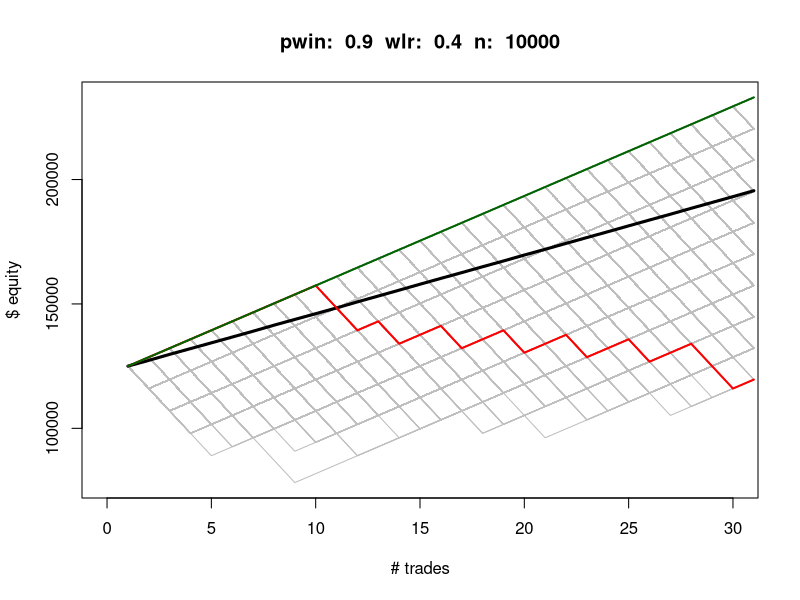

This chart was generated by the following R code:
# Try to simulate some equity curves given P(win) and Avg Win size
# Inputs:
#   number of trades per curve
#   number of curves
#   probability of winning
#   profit factor -OR- (average win size + average loss size) -OR- W:L
#   whether wins/losses are in $ or %
#   dollar multiplier of W:L if W:L in $ 
#     (e.g. each trade wins $50 and loses $100 if W:L is 0.5 and mult is 100)
#   max loss per trade if W:L in % 
#     (e.g. each trade wins 5% and loses 10% if W:L is 0.5 max loss is 10)
#   starting equity
# Risk of ruin inputs:
#   Loss level % (be clear what this is: losing X% or having X% remaining)
# Outputs:
#   Basic statistical analysis of all curve results
#   Basic statistical analysis of drawdowns by time
#     answer the question: "how hard is this to stick to when times are bad?"
#   Basic statistical analysis of drawdowns by amount
#     answer the question: "how pissed would people be looking at results?"
#   Graph of random sample of X curves
# Risk of ruin outputs:
#   Risk of ever experiencing loss level % from any given point on curve
#   Risk of ever experiencing loss level % of starting capital

library('zoo')
library('xts')

pwin   = 0.9
wlr    = 0.4
#avg_w  = 2
#avg_l  = 5
if (wlr < 1) {
  avg_w = 1
  avg_l = (1/wlr)
} else {
  avg_w = wlr
  avg_l = 1
}
#wlr    = avg_w / avg_l
#profac = wlr * (pwin/(1-pwin))
d_mult = 3600           # d mode: dollars won per trade. loss = d_mult / wlr
maxpct = 4              # f mode: max % loss on the losing trades
f_mult = maxpct / avg_l # use this to sync wlr w/ max loss % on a trade
ncurve = 10000
ntrade = 30
d_or_f = 'd'            # dollars or fixed fractional risk mode
equity = 125000

probs  = runif(ncurve * ntrade)
probs  = matrix(probs, nrow=ntrade, ncol=ncurve)

trades = probs
if (d_or_f == "d") {
  trades[probs <= pwin] = avg_w * d_mult
  trades[probs > pwin]  = avg_l * d_mult * (-1)
} else {
  trades[probs <= pwin] = f_mult * avg_w / 100
  trades[probs > pwin]  = f_mult * avg_l / 100 * (-1)
}

curves = rep(equity, ncurve)
temp   = rbind(curves, trades)
#curves = rollapply(curves, 1, sum) # not this easy

# rollapply is unusably slow as used below
# brute force is easier than going to get RcppRoll and trying again
excel_roll_sum = function(x) {
  y = x
  for (i in 1:length(x)) { y[i] = rollapply(x, i, sum)[1]}
  return(y)
}

excel_roll_sum2 = function(x) {
  for (i in 1:(length(x)-1)) { 
    x[i+1] = x[i]+x[i+1]
  }
  return(x)
}

excel_roll_mult = function(x) {
  for (i in 1:(length(x)-1)) { 
    x[i+1] = x[i]*(1+x[i+1])
  }
  return(x)
}

if (d_or_f == 'd') {
  curves = apply(temp, 2, excel_roll_sum2)
} else 
  curves = apply(temp, 2, excel_roll_mult)

avg_crv = rowSums(curves)/ncurve

# plot them
xrange = c(0, ntrade)
yrange = range(curves)

plot(xrange, yrange, type="n", xlab="# trades", ylab="$ equity", 
     main=paste("pwin: ", pwin, " wlr: ", wlr, " n: ", ncurve))
colors   = rainbow(ncurve)

for (i in 1:ncurve) {
  #lines(1:(ntrade+1), curves[,i], col=colors[i])
  lines(1:(ntrade+1), curves[,i], col="grey")
}

lines(1:(ntrade+1), avg_crv, col="black", lwd=3)
cat("average return of all curves ", (tail(avg_crv,1) - equity)/equity*100, "%\n")
cat("expected value ", pwin*avg_w - (1-pwin)*avg_l, "\n")
cat("kelly value", (wlr*pwin-(1-pwin))/wlr, "%\n")
print(paste(" Min.   1Q   Median Mean  3Q    Max."))
print(summary(as.vector(tail(curves, 1))))

# worst curve is:
#  curves[,(curves[101,] == min(curves[101,]))]
# best curve is:
#  first (if multiple) curves[,(curves[101,] == max(curves[101,]))][,1]
#  otherwise: curves[,(curves[101,] == max(curves[101,]))]
# plot best and worst curves
if (is.null(ncol(curves[,(curves[(ntrade+1),] == min(curves[(ntrade+1),]))]))) {
  lines(1:(ntrade+1), 
        curves[,(curves[(ntrade+1),] == min(curves[(ntrade+1),]))], 
        col="red", 
        lwd=2)
} else {
  lines(1:(ntrade+1), 
        curves[,(curves[(ntrade+1),] == min(curves[(ntrade+1),]))][,1], 
        col="red", 
        lwd=2)
}

if (is.null(ncol(curves[,(curves[(ntrade+1),] == max(curves[(ntrade+1),]))]))) {
  lines(1:(ntrade+1), 
        curves[,(curves[(ntrade+1),] == max(curves[(ntrade+1),]))], 
        col="dark green", 
        lwd=2)
} else {
  lines(1:(ntrade+1), 
        curves[,(curves[(ntrade+1),] == max(curves[(ntrade+1),]))][,1], 
        col="dark green", 
        lwd=2)
}
# maybe do the above in a for loop to see how best and worst curves at 
# trade (25%, 50%, 75%) ended up? use an array for colors like
# [magenta", "orange"   "blue", "yellow     "pink", "lime"      "green, "red"]
#  best/worst at 25%    best/worst at 50%   best/worst at 75%     end
# maybe even don't even graph the grey ones?

# curves with final equity < start equity:
sux = matrix(curves[,curves[ntrade,] < equity], nrow=ntrade+1)
print(paste("number of curves losing money over", ntrade, "trades out of",
            ncurve, "curves:", ncol(sux)), sep=" ")
print(paste(ncol(sux)/ncurve*100, "% of curves lost money", sep=" "))

# OISUF is ~ 300 profit / 600  loss per contract on RUT and SPX
#          ~ 600 profit / 1200 loss per contract on NDX
# Taking a signal within a day or two of each other all on the same
#   expiration: $2400 at risk per contract (3 instruments)
# Taking a signal within a day or two of each other all on the same
#   expiration with 2x RUT/SPX size: $3600 at risk per event
# pct of account   2%      4%     6% 
# size  of (1)     120k    60k    40k !! Run sim 2.4k/40k/10k/18 look at DD !!
# size  of (2)     180k    90k    60k

# Every time you're putting that $X at risk, you're expecting ($X * 0.65)
#   so even betting on 3 at once with 1 contract, you're expecting to make $
#   the hard part is consecutive losses. but even these odds with 6% losses
#   the average still weighs heavily in your favor. only ~1% lose money over
#   20 trades. 0% lose money over 40 trades.

# So on the optimistic side, how many times were there 3 trades on in same
#   expiration month?
# And on the pessimist side, how many times were there 6 or 9 trades on
#   in total? What would a massive slippage event looked like in that regard?
#   or worse, a flash crash triggering limits then recovery?

# Timelines: if you average 0.75 trades/month/instrument, that's only 27/year
#   on plan (1) that's 9*2400*0.65 = $14k profit
#   on plan (2) that's 9*3600*0.65 = $21k profit
# Note: you have to do 9*dollars cause that's what's different potentially.
#   you don't have the potential to trade 27 times risking 2400/ea, you are
#   trading 9 times risking 2400 or 3600 each.

# How many curves have a 25% drawdown from start equity?
# How many curves have a 25% drawdown ever?
elementOr = function(x) { 
  if (length(x) == 1) return(x) 
  else return(x[1] | elementOr(x[2:length(x)]))
}

# curves with % dd from equity:
pctdd    = 25
valdd    = (1-(pctdd/100))*equity
ddcurves = length(apply(curves < valdd, 2, elementOr)[apply(curves < valdd, 2, elementOr) == TRUE])
print(paste(ddcurves, "of", ncurve, "curves (", ddcurves/ncurve*100, "%) fell below", pctdd, "% starting equity"))

# use maxDrawdown() to find if drawdown was worse than X%
xcurves = xts(curves, order.by=(Sys.Date()-nrow(curves)+(1:nrow(curves))))
# myDDs   = apply(xcurves, 2, maxDrawdown) # gotta pass it Delt() before you can 
                                           # use maxDrawdown and re-make xts





